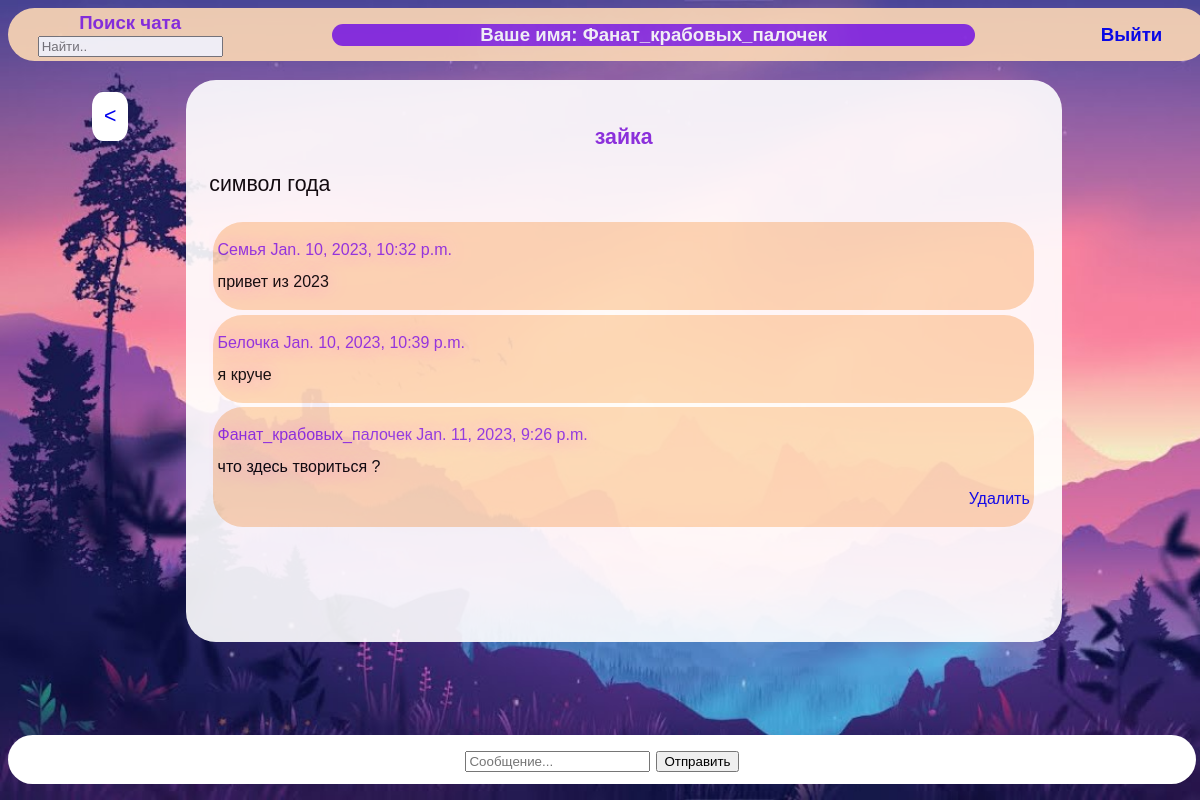
/chat/2/ (signed in), run on the app's committed database.
### chat/models.py (models this page shows, shortened)
class Chat(models.Model):
    author = models.ForeignKey(User, on_delete=models.SET_NULL, null=True, blank=True)
    name = models.CharField(max_length=200)
    text = models.TextField(null=True, blank=True)
    date = models.DateTimeField(auto_now=True)
    class Meta:
        ordering = ['-date']

class Message(models.Model):
    user = models.ForeignKey(User, on_delete=models.SET_NULL, null=True)
    chat = models.ForeignKey(Chat, on_delete=models.CASCADE, null=True)
    words = models.TextField(null=True)
    date = models.DateTimeField(auto_now=True)
    class Meta:
        ordering = ['-date']

### chat/views.py (the view, shortened to what this page needs)
# urls.py: path("chat/<str:Id>/", views.chat, name = 'chat'),
@login_required(login_url='log-in')
def chat(request, Id):
    chat =  Chat.objects.get(id=Id)
    messages = chat.message_set.all().order_by('date')
    context = {'chat' : chat,
               'message' : messages,}
    return render(request, 'chat/chat.html', context)

### chat/templates/chat/chat.html (shortened to what this page needs)
{% extends 'base.html' %}
{% load static %}
{% block content %}
  <a href="{% url 'index' %}" class="return"> < </a>
  <br>
  <div class="chat">
      <p class="name-chat"> {{chat.name}} </p>
      <p> {{chat.text}} </p>
      <div class="message-list">
          {% for message in message %}
           <div class="chat-elements">
              <p class="name-author-message">{{message.user}} {{message.date}} </p>
              <p>{{message.words}}</p>
              {% if request.user == message.user %}
              <p class="create-delete" ><a href="{% url 'del-message' message.id chat.id%}" >Удалить</a></p>
              {% endif %}
          </div>
          {% endfor %}
      </div>
  </div>
  <div class="message">
      {% if request.user.is_authenticated %}
      <form method="POST" action="">
          <input type="text" name="words" placeholder="Сообщение...">
          <input type="submit" value="Отправить" />
      </form>
      {% endif %}
  </div>
{% endblock content %}

### chat/templates/base.html (shortened to what this page needs)
<!DOCTYPE html>
{% load static %}
<html lang="ru">
<head>
    <link rel="stylesheet" type="text/css" href="{% static 'chat.css' %}">
</head>
<body>
     {% if request.user.is_authenticated %}
     <table class="nav">
         <tr>
             <td class="find">
                 <form method="GET" action="{% url 'index' %}">
                     <label>Поиск чата</label>
                     <input type="text" name="find" placeholder="Найти..">
                 </form>
            </td>
             <td>
                 <p class="user-name"> Ваше имя: {{request.user}}</p>
             </td>
             <td>
                 <div class="exit">
                     <a href="{% url 'log-out' %}"> Выйти </a>
                 </div>
            </td>
        </tr>
    </table>
     {% endif %}
    {% block content %}
    {% endblock content%}
</body>
</html>

### static/chat.css (style rules this page uses)
body { background-image: url(image/fon-chat.jpg); background-repeat: no-repeat; background-attachment: fixed; background-size: cover; text-shadow: 5px 5px 50px white; font-size: 16pt; font-family:Century Gothic,Verdana, Geneva, Tahoma, sans-serif; transition: .5s ease-in-out; }
.menu,.chat,.create-form,.del-message,.delete-chat,.log-user,.reg-user { display:inline-block; align-items: center; justify-content: center; width:70%; margin-left:15%; margin-top: 4%; background-color:white; opacity: 0.9; filter: alpha(opacity = 90); padding:2%; border-radius: 30px; font-weight:500; }
.chat-elements { text-shadow: 1px 1px 20px violet; font-weight:500; border: 1px violet; border-radius: 30px; background-color:#FDD9B5; padding: 0.5%; margin: 0.5%; line-height: 1; font-size: 12pt; word-break:break-all; }
.name-author-message { font-size: 12pt; color:blueviolet; }
.create-delete { text-align: right; color:blueviolet; font-size: 12pt; }
.exit { font-size: 14pt; margin: 1%; padding: 1%; }
.nav { position: fixed; background-color: #FDD9B5; border-radius: 30px; color: blueviolet; text-align:center; font-weight: 900; width: 100%; z-index:999; padding: 0.1%; margin: 0; opacity: 0.9; min-height:1.5%; font-size: 14pt; }
.return { margin-top: 7%; margin-left: 7%; display: inline-block; position: fixed; text-shadow: 5px 5px 50px #FDD9B5; border-radius: 30%; border-weight: 900; background-color: white; padding: 1%; }
.message { display: block; text-align:center; position: fixed; bottom:2%; background-color: white; border-radius: 30px; color: white; width: 97%; z-index:900; padding:1%; }
.name-chat { text-align:center; color: blueviolet; font-weight: 900; }
.message-list { height:400px; overflow:scroll; overflow-x:hidden; }
a:link, a:visited, a:active, a { text-decoration: none; transition-duration: 0.5s; text-shadow: 1px 1px 500px white; }
.find { width:20%; }
.user-name { background-color: blueviolet; color:white; border-radius:150px; margin: 0 10%; }

### data on the page
Chat: name "зайка", text "символ года"
Message: user "Семья", date "Jan. 10, 2023, 10:32 p.m.", words "привет из 2023"
Message: user "Белочка", date "Jan. 10, 2023, 10:39 p.m.", words "я круче"
Message: user "Фанат_крабовых_палочек", date "Jan. 11, 2023, 9:26 p.m.", words "что здесь твориться ?", shows "Удалить"

### other printed values
{{ request.user }} "Фанат_крабовых_палочек"
